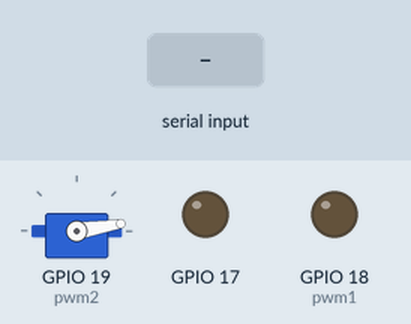
The program below on a simulated Raspberry Pi (BCM pin numbers). On the bench: servo, output pins drawn as LEDs (lit = HIGH). The test bench sets the inputs (shaded band). Servo angles are drawn from the pulse width (0.5 ms = 0°, 2.5 ms = 180°); what the program prints to the terminal is not drawn.

Above: at 1.2 s.
1.3 s: "n" typed at the terminal, then Enter
At 2.4 s:
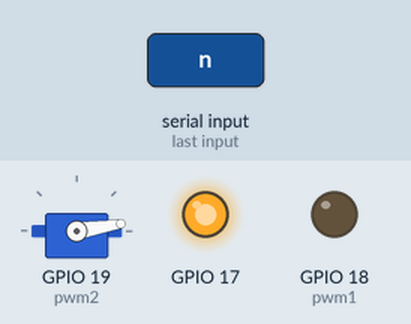
2.8 s: "5" typed at the terminal, then Enter
At 3.5 s:
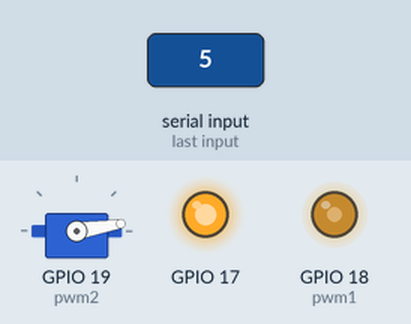
4.3 s: "f" typed at the terminal, then Enter
At 4.7 s:
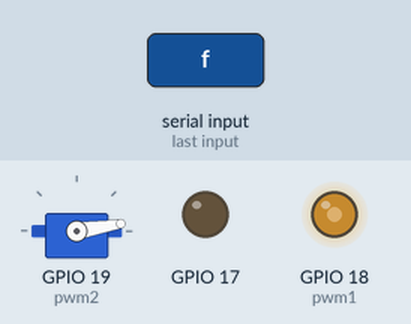
5.8 s: "t" typed at the terminal, then Enter
At 7.0 s:
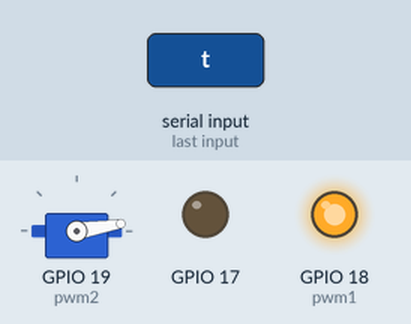
7.3 s: "q" typed at the terminal, then Enter
At 8.2 s:
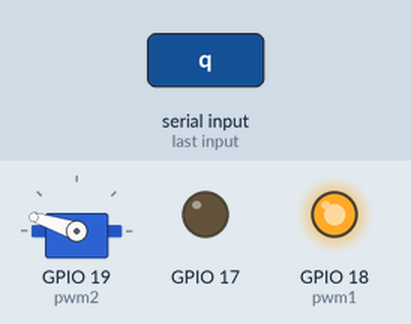
8.8 s: "w" typed at the terminal, then Enter
At 9.3 s:
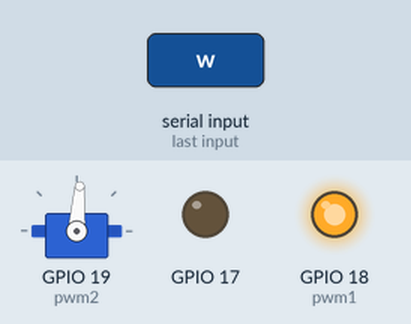
Timing chart, 0 to 11.3 s (numbered marks = the images above; inputs shaded):
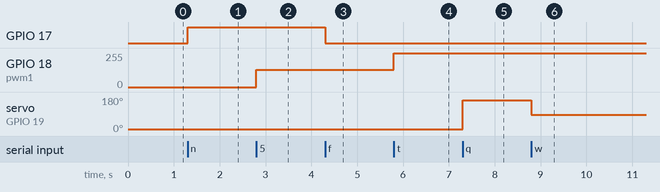

Measured:
- after the input at 1.3 s, GPIO 17: LOW → HIGH at once
- after the input at 2.8 s, GPIO 18 (pwm1): 0/255 → 128/255 at once
- after the input at 4.3 s, GPIO 17: HIGH → LOW at once
- after the input at 5.8 s, GPIO 18 (pwm1): 128/255 → 255/255 at once
- after the input at 7.3 s, servo on GPIO 19 (pwm2): 9° → 162° at once
- after the input at 8.8 s, servo on GPIO 19 (pwm2): 162° → 86° at once

The program:

3_09.py
```python
import RPi.GPIO as GPIO
import time

GPIO.setmode(GPIO.BCM)
GPIO.setup(17,GPIO.OUT)
GPIO.setup(18,GPIO.OUT)
GPIO.setup(19,GPIO.OUT)

pwm1=GPIO.PWM(18,1000.0)
pwm1.start(0.0)
pwm2=GPIO.PWM(19,50)
pwm2.start(3.0)

def showMenu():
    print("==<<MENU>>==");
    print("n. 노란색 LED 켜기");
    print("f. 노란색 LED 끄기");
    print("0. 초록색 LED 밝기 00%");
    print("5. 초록색 LED 밝기 50%");
    print("t. 파란색 LED 밝기 100%");
    print("q. Servo 180도");
    print("w. Servo  90도");
    print("e. Servo   0도");

showMenu()

try:
    while 1:
        userinput = input(">>>")
        print(input)
        if userinput == "n":
            GPIO.output(17,1)
        elif userinput == "f":
            GPIO.output(17,0)
        elif userinput == "0":
            pwm1.ChangeDutyCycle(0)
        elif userinput == "5":
            pwm1.ChangeDutyCycle(50)
        elif userinput =="t":
            pwm1.ChangeDutyCycle(100)
        elif userinput =="q":
            pwm2.ChangeDutyCycle(11.5)
            time.sleep(1.0)
        elif userinput =="w":
            pwm2.ChangeDutyCycle(7.3)
            time.sleep(1.0)
        elif userinput =="e":
            pwm2.ChangeDutyCycle(2.9)
            time.sleep(1.0)

except KeyboardInterrupt:
    pass

pwm1.stop()
pwm2.stop()
GPIO.cleanup()
```
